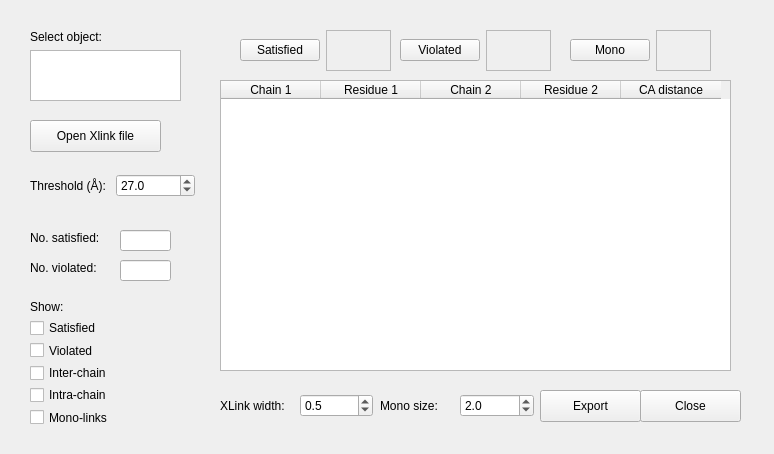
<?xml version="1.0" encoding="UTF-8"?>
<ui version="4.0">
 <class>PyXlinkViewer</class>
 <widget class="QWidget" name="PyXlinkViewer">
  <property name="geometry">
   <rect>
    <x>0</x>
    <y>0</y>
    <width>774</width>
    <height>454</height>
   </rect>
  </property>
  <property name="windowTitle">
   <string>PyXlinkViewer</string>
  </property>
  <widget class="QPushButton" name="button_close">
   <property name="enabled">
    <bool>true</bool>
   </property>
   <property name="geometry">
    <rect>
     <x>640</x>
     <y>390</y>
     <width>101</width>
     <height>32</height>
    </rect>
   </property>
   <property name="text">
    <string>Close</string>
   </property>
   <property name="autoDefault">
    <bool>false</bool>
   </property>
  </widget>
  <widget class="QPushButton" name="button_open_xlink_file">
   <property name="geometry">
    <rect>
     <x>30</x>
     <y>120</y>
     <width>131</width>
     <height>32</height>
    </rect>
   </property>
   <property name="text">
    <string>Open Xlink file</string>
   </property>
  </widget>
  <widget class="QTableWidget" name="table_xlinks">
   <property name="geometry">
    <rect>
     <x>220</x>
     <y>80</y>
     <width>511</width>
     <height>291</height>
    </rect>
   </property>
   <property name="sizePolicy">
    <sizepolicy hsizetype="Expanding" vsizetype="Expanding">
     <horstretch>0</horstretch>
     <verstretch>0</verstretch>
    </sizepolicy>
   </property>
   <property name="verticalScrollBarPolicy">
    <enum>Qt::ScrollBarAsNeeded</enum>
   </property>
   <property name="horizontalScrollBarPolicy">
    <enum>Qt::ScrollBarAsNeeded</enum>
   </property>
   <attribute name="horizontalHeaderVisible">
    <bool>true</bool>
   </attribute>
   <attribute name="horizontalHeaderMinimumSectionSize">
    <number>4</number>
   </attribute>
   <column>
    <property name="text">
     <string>Chain 1</string>
    </property>
   </column>
   <column>
    <property name="text">
     <string>Residue 1</string>
    </property>
   </column>
   <column>
    <property name="text">
     <string>Chain 2</string>
    </property>
   </column>
   <column>
    <property name="text">
     <string>Residue 2</string>
    </property>
   </column>
   <column>
    <property name="text">
     <string>CA distance</string>
    </property>
   </column>
  </widget>
  <widget class="QWidget" name="horizontalLayoutWidget">
   <property name="geometry">
    <rect>
     <x>240</x>
     <y>30</y>
     <width>151</width>
     <height>41</height>
    </rect>
   </property>
   <layout class="QHBoxLayout" name="horizontalLayout">
    <item>
     <widget class="QPushButton" name="button_satisfied_colour">
      <property name="text">
       <string>Satisfied</string>
      </property>
     </widget>
    </item>
    <item>
     <widget class="QFrame" name="frame_satisfied_colour">
      <property name="frameShape">
       <enum>QFrame::StyledPanel</enum>
      </property>
      <property name="frameShadow">
       <enum>QFrame::Raised</enum>
      </property>
     </widget>
    </item>
   </layout>
  </widget>
  <widget class="QWidget" name="horizontalLayoutWidget_2">
   <property name="geometry">
    <rect>
     <x>400</x>
     <y>30</y>
     <width>151</width>
     <height>41</height>
    </rect>
   </property>
   <layout class="QHBoxLayout" name="horizontalLayout_2">
    <item>
     <widget class="QPushButton" name="button_violated_colour">
      <property name="text">
       <string>Violated</string>
      </property>
     </widget>
    </item>
    <item>
     <widget class="QFrame" name="frame_violated_colour">
      <property name="frameShape">
       <enum>QFrame::StyledPanel</enum>
      </property>
      <property name="frameShadow">
       <enum>QFrame::Raised</enum>
      </property>
     </widget>
    </item>
   </layout>
  </widget>
  <widget class="QPushButton" name="button_export">
   <property name="geometry">
    <rect>
     <x>540</x>
     <y>390</y>
     <width>101</width>
     <height>32</height>
    </rect>
   </property>
   <property name="focusPolicy">
    <enum>Qt::TabFocus</enum>
   </property>
   <property name="text">
    <string>Export</string>
   </property>
  </widget>
  <widget class="QWidget" name="verticalLayoutWidget">
   <property name="geometry">
    <rect>
     <x>30</x>
     <y>300</y>
     <width>141</width>
     <height>126</height>
    </rect>
   </property>
   <layout class="QVBoxLayout" name="verticalLayout">
    <item>
     <widget class="QLabel" name="label_3">
      <property name="text">
       <string>Show:</string>
      </property>
     </widget>
    </item>
    <item>
     <widget class="QCheckBox" name="check_satisfied">
      <property name="text">
       <string>Satisfied</string>
      </property>
     </widget>
    </item>
    <item>
     <widget class="QCheckBox" name="check_violated">
      <property name="text">
       <string>Violated</string>
      </property>
     </widget>
    </item>
    <item>
     <widget class="QCheckBox" name="check_inter">
      <property name="text">
       <string>Inter-chain</string>
      </property>
     </widget>
    </item>
    <item>
     <widget class="QCheckBox" name="check_intra">
      <property name="text">
       <string>Intra-chain</string>
      </property>
     </widget>
    </item>
    <item>
     <widget class="QCheckBox" name="check_mono">
      <property name="text">
       <string>Mono-links</string>
      </property>
     </widget>
    </item>
   </layout>
  </widget>
  <widget class="QWidget" name="horizontalLayoutWidget_4">
   <property name="geometry">
    <rect>
     <x>30</x>
     <y>160</y>
     <width>165</width>
     <height>51</height>
    </rect>
   </property>
   <layout class="QHBoxLayout" name="horizontalLayout_4">
    <item>
     <widget class="QLabel" name="label_2">
      <property name="text">
       <string>Threshold (Å):</string>
      </property>
     </widget>
    </item>
    <item>
     <widget class="QDoubleSpinBox" name="doublespin_threshold">
      <property name="decimals">
       <number>1</number>
      </property>
      <property name="value">
       <double>27.000000000000000</double>
      </property>
     </widget>
    </item>
   </layout>
  </widget>
  <widget class="QWidget" name="verticalLayoutWidget_2">
   <property name="geometry">
    <rect>
     <x>30</x>
     <y>30</y>
     <width>151</width>
     <height>71</height>
    </rect>
   </property>
   <layout class="QVBoxLayout" name="verticalLayout_3">
    <item>
     <widget class="QLabel" name="label">
      <property name="text">
       <string>Select object:</string>
      </property>
     </widget>
    </item>
    <item>
     <widget class="QListWidget" name="list_select_object"/>
    </item>
   </layout>
  </widget>
  <widget class="QWidget" name="horizontalLayoutWidget_6">
   <property name="geometry">
    <rect>
     <x>220</x>
     <y>380</y>
     <width>153</width>
     <height>51</height>
    </rect>
   </property>
   <layout class="QHBoxLayout" name="horizontalLayout_6">
    <item>
     <widget class="QLabel" name="label_4">
      <property name="text">
       <string>XLink width:</string>
      </property>
     </widget>
    </item>
    <item>
     <widget class="QDoubleSpinBox" name="doublespin_width">
      <property name="decimals">
       <number>1</number>
      </property>
      <property name="singleStep">
       <double>0.100000000000000</double>
      </property>
      <property name="value">
       <double>0.500000000000000</double>
      </property>
     </widget>
    </item>
   </layout>
  </widget>
  <widget class="QWidget" name="horizontalLayoutWidget_3">
   <property name="geometry">
    <rect>
     <x>570</x>
     <y>30</y>
     <width>141</width>
     <height>41</height>
    </rect>
   </property>
   <layout class="QHBoxLayout" name="horizontalLayout_3">
    <item>
     <widget class="QPushButton" name="button_mono_colour">
      <property name="enabled">
       <bool>true</bool>
      </property>
      <property name="text">
       <string>Mono</string>
      </property>
     </widget>
    </item>
    <item>
     <widget class="QFrame" name="frame_mono_colour">
      <property name="frameShape">
       <enum>QFrame::StyledPanel</enum>
      </property>
      <property name="frameShadow">
       <enum>QFrame::Raised</enum>
      </property>
     </widget>
    </item>
   </layout>
  </widget>
  <widget class="QLabel" name="label_5">
   <property name="geometry">
    <rect>
     <x>30</x>
     <y>230</y>
     <width>91</width>
     <height>16</height>
    </rect>
   </property>
   <property name="text">
    <string>No. satisfied:</string>
   </property>
  </widget>
  <widget class="QLabel" name="label_6">
   <property name="geometry">
    <rect>
     <x>30</x>
     <y>260</y>
     <width>91</width>
     <height>16</height>
    </rect>
   </property>
   <property name="text">
    <string>No. violated:</string>
   </property>
  </widget>
  <widget class="QLineEdit" name="line_edit_satisfied">
   <property name="enabled">
    <bool>true</bool>
   </property>
   <property name="geometry">
    <rect>
     <x>120</x>
     <y>230</y>
     <width>51</width>
     <height>21</height>
    </rect>
   </property>
  </widget>
  <widget class="QLineEdit" name="line_edit_violated">
   <property name="enabled">
    <bool>true</bool>
   </property>
   <property name="geometry">
    <rect>
     <x>120</x>
     <y>260</y>
     <width>51</width>
     <height>21</height>
    </rect>
   </property>
  </widget>
  <widget class="QWidget" name="horizontalLayoutWidget_7">
   <property name="geometry">
    <rect>
     <x>380</x>
     <y>380</y>
     <width>154</width>
     <height>51</height>
    </rect>
   </property>
   <layout class="QHBoxLayout" name="horizontalLayout_7">
    <item>
     <widget class="QLabel" name="label_7">
      <property name="text">
       <string>Mono size:</string>
      </property>
     </widget>
    </item>
    <item>
     <widget class="QDoubleSpinBox" name="doublespin_mono_size">
      <property name="decimals">
       <number>1</number>
      </property>
      <property name="singleStep">
       <double>0.100000000000000</double>
      </property>
      <property name="value">
       <double>2.000000000000000</double>
      </property>
     </widget>
    </item>
   </layout>
  </widget>
 </widget>
 <resources/>
 <connections/>
</ui>
